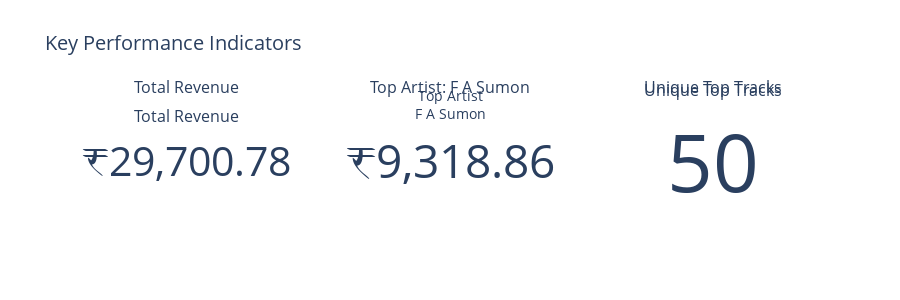

Notebook code cell kept with this figure:
### Code cell
# Cell 2 — KPI Cards (Plotly Indicators)
print("Creating KPI indicator cards...\n")

# Determine revenue column name
revenue_col = None
for col in ['revenue', 'rev', 'royality', 'royalty', 'income']:
    if col in df_all.columns:
        revenue_col = col
        break

if revenue_col is None:
    print("⚠️ Revenue column not found in dataframe")
    total_rev = 0
else:
    # Ensure numeric
    df_all[revenue_col] = pd.to_numeric(df_all[revenue_col], errors='coerce').fillna(0)
    total_rev = df_all[revenue_col].sum()

# Get top artist info
if top_artists is not None and not top_artists.empty:
    top_artist_name = top_artists.iloc[0]['artist']
    top_artist_rev = float(top_artists.iloc[0]['total_revenue'])
else:
    top_artist_name = "N/A"
    top_artist_rev = 0

# Get track count
num_tracks = len(top_tracks) if top_tracks is not None else 0

# Create indicator figure
fig = make_subplots(
    rows=1, cols=3, 
    specs=[[{'type':'indicator'}, {'type':'indicator'}, {'type':'indicator'}]],
    subplot_titles=['Total Revenue', f'Top Artist: {top_artist_name}', 'Unique Top Tracks']
)

fig.add_trace(
    go.Indicator(
        mode='number',
        value=total_rev,
        number={'prefix': '₹', 'valueformat': ',.2f'},
        title={'text': 'Total Revenue', 'font': {'size': 16}}
    ),
    row=1, col=1
)

fig.add_trace(
    go.Indicator(
        mode='number',
        value=top_artist_rev,
        number={'prefix': '₹', 'valueformat': ',.2f'},
        title={'text': f'Top Artist<br>{top_artist_name}', 'font': {'size': 14}}
    ),
    row=1, col=2
)

fig.add_trace(
    go.Indicator(
        mode='number',
        value=num_tracks,
        number={'valueformat': ','},
        title={'text': 'Unique Top Tracks', 'font': {'size': 16}}
    ),
    row=1, col=3
)

fig.update_layout(
    height=300,
    title_text='Key Performance Indicators',
    title_font_size=20,
)

try:
    fig.write_image(str(fig_dir / 'kpi_cards.png'), scale=2, width=1200, height=300)
    print("✅ Saved kpi_cards.png\n")
except Exception as e:
    print(f"⚠️ Could not save KPI PNG (kaleido issue): {e}")
    try:
        fig.write_html(str(fig_dir / 'kpi_cards.html'))
        print("✅ Saved kpi_cards.html instead\n")
    except Exception as e2:
        print(f"⚠️ Could not save KPI HTML fallback: {e2}")

fig.show()

### Figure 1 — Plotly figure (JSON) as saved in the notebook; plotly's stock layout.template omitted (floating-point values rounded to 4 significant figures)
{"data": [{"domain": {"x": [0, 0.2889], "y": [0, 1]}, "mode": "number", "number": {"prefix": "₹", "valueformat": ",.2f"}, "title": {"font": {"size": 16}, "text": "Total Revenue"}, "type": "indicator", "value": 29700.0}, {"domain": {"x": [0.3556, 0.6444], "y": [0, 1]}, "mode": "number", "number": {"prefix": "₹", "valueformat": ",.2f"}, "title": {"font": {"size": 14}, "text": "Top Artist<br>F A Sumon"}, "type": "indicator", "value": 9319.0}, {"domain": {"x": [0.7111, 1], "y": [0, 1]}, "mode": "number", "number": {"valueformat": ","}, "title": {"font": {"size": 16}, "text": "Unique Top Tracks"}, "type": "indicator", "value": 50}], "layout": {"annotations": [{"font": {"size": 16}, "showarrow": false, "text": "Total Revenue", "x": 0.1444, "xanchor": "center", "xref": "paper", "y": 1, "yanchor": "bottom", "yref": "paper"}, {"font": {"size": 16}, "showarrow": false, "text": "Top Artist: F A Sumon", "x": 0.5, "xanchor": "center", "xref": "paper", "y": 1, "yanchor": "bottom", "yref": "paper"}, {"font": {"size": 16}, "showarrow": false, "text": "Unique Top Tracks", "x": 0.8556, "xanchor": "center", "xref": "paper", "y": 1, "yanchor": "bottom", "yref": "paper"}], "height": 300, "title": {"font": {"size": 20}, "text": "Key Performance Indicators"}}}
